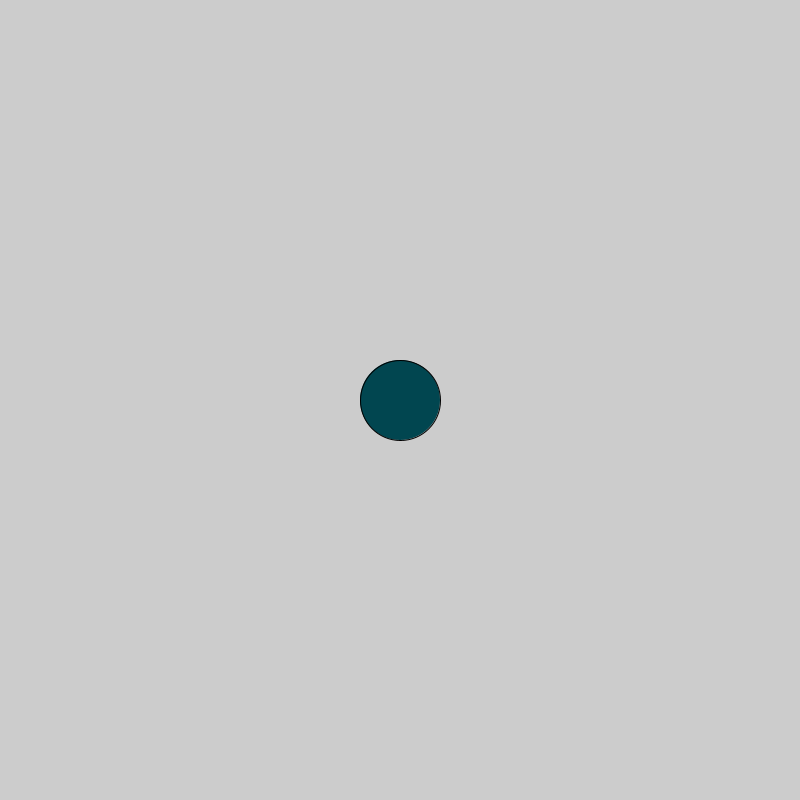
Frame 1 (no input)
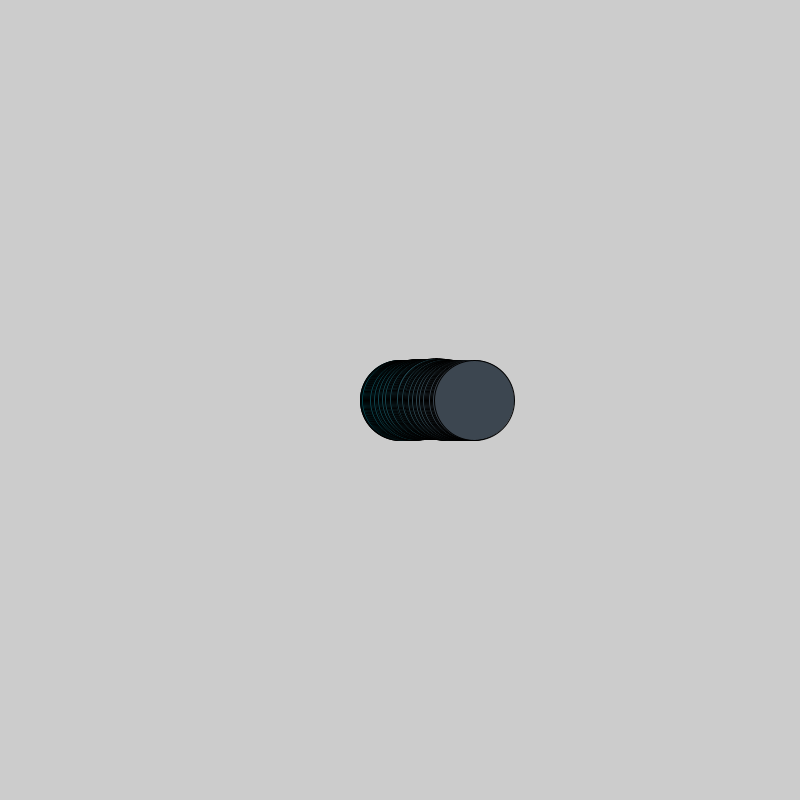
Frame 60 (the mouse pressed at the canvas centre just before this capture)
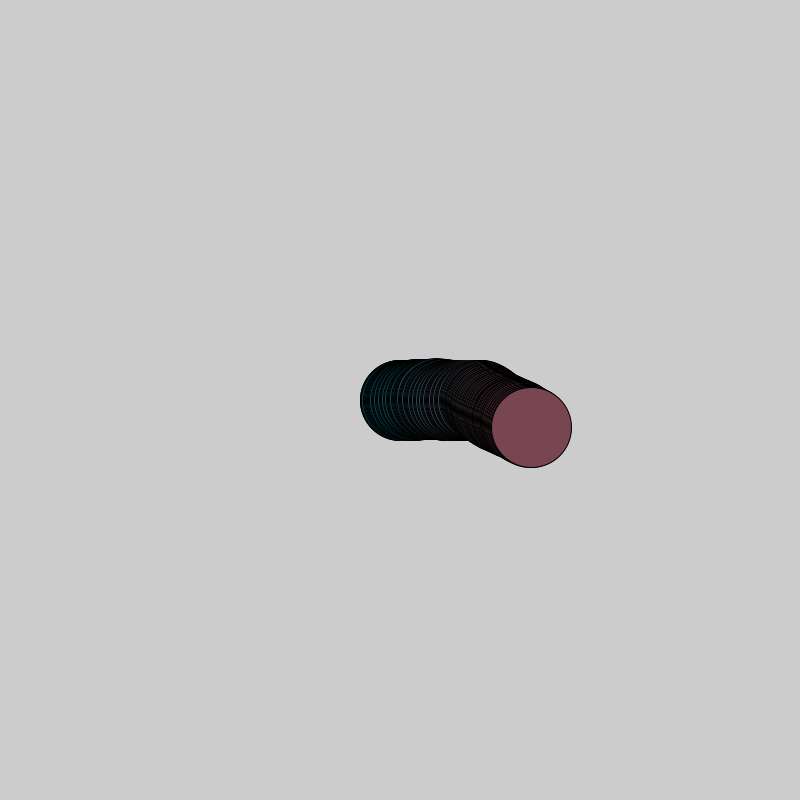
Frame 120 (the mouse held since frame 60 and released just before this capture)

The Processing sketch that drew these frames (run headless with seeded random() and noise(); from frame 60 on, the mouse is pressed at the canvas centre):

// Processing sketch: Wanderer
// ── Wanderer.pde
//declare variables
float diam;
PVector loc,vel, acc; //replaces x, y, velocity, and acceleration


void setup() {
  //set size of canvas
  size(800, 800);

  //initialize variables
  diam = 80;
  loc = new PVector(width/2, height/2);
  vel = PVector.random2D();
  acc = PVector.random2D();
  vel.mult(1);
  acc.mult(.01);
}

void draw() {
  fill(frameCount%360, 70, 80);
 acc = PVector.random2D();
 acc.mult(.1);
 
  //draw ball
  ellipse(loc.x, loc.y, diam, diam);
  

  //add velocity to position
loc.add(vel);

 //add acceleration to velocity
 vel.add(acc);

  //wrap the ball's position
  if (loc.x + diam/2 >= width) {
    loc.x = 0;    
  } else if (loc.x - diam/2 <= 0) {
    loc.x = width;
  }
  if (loc.y + diam/2 >= height) {
    loc.y = 0;
  } else if (loc.y - diam/2 <= 0) {
    loc.y = height;
  }
  
}
